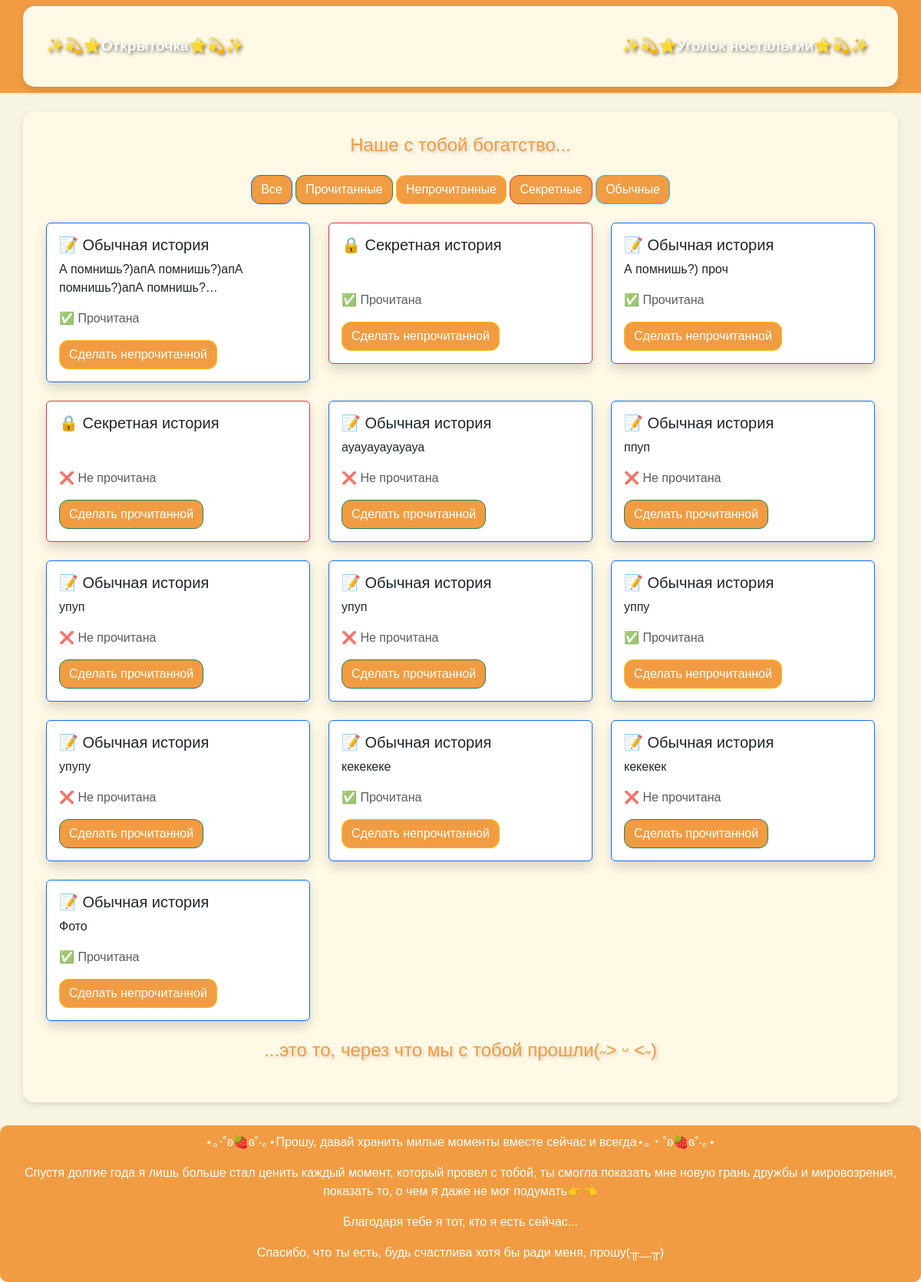
Before: /notes/ with the older database file.
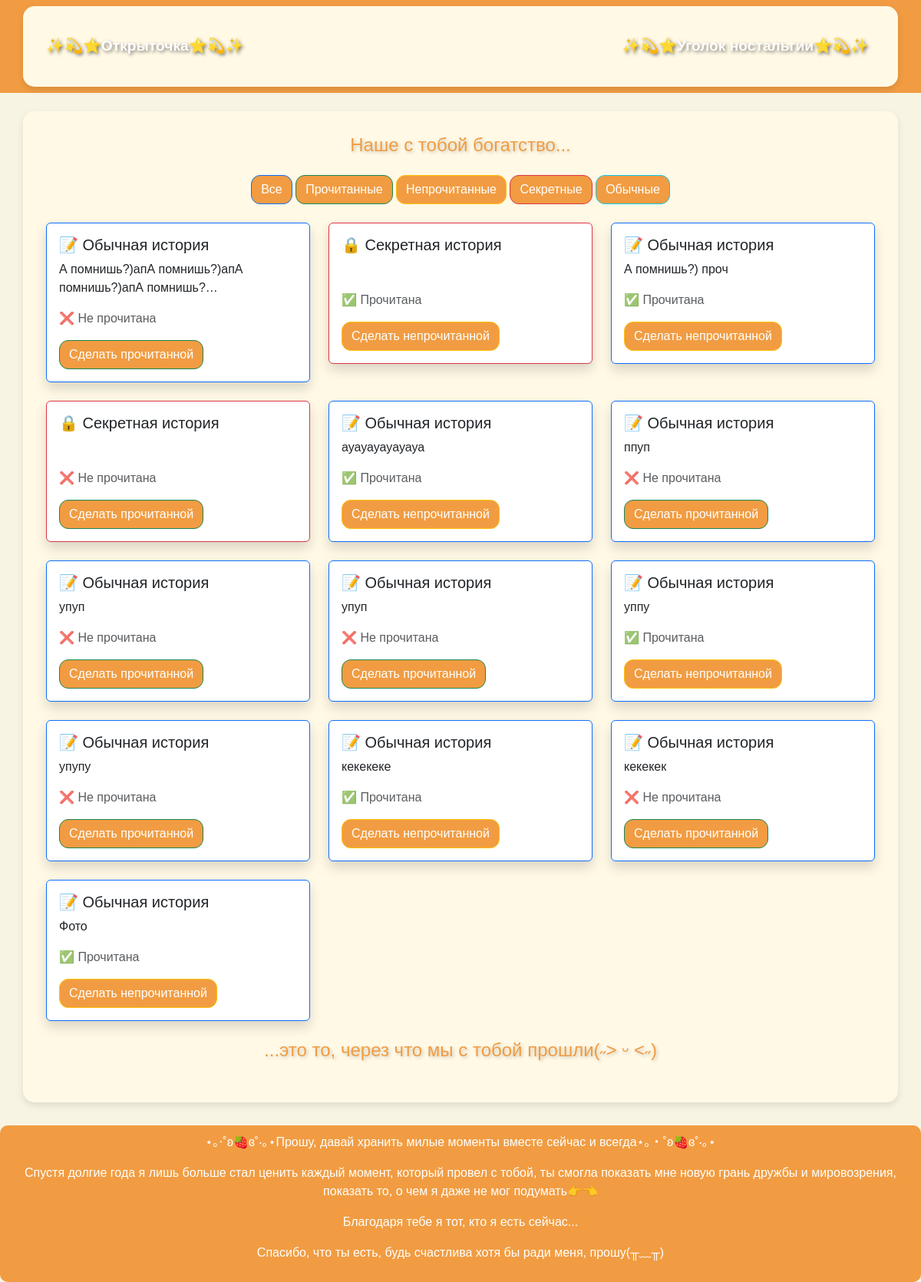
After: the same page with the newer database file.
### api/models.py (models this page shows, shortened)
class Note(models.Model):
    text = models.TextField(verbose_name="Текст заметки")
    is_read = models.BooleanField(default=False, verbose_name="Прочитано")
    is_secret = models.BooleanField(default=False, verbose_name="Секретная")
    photo = models.ImageField(upload_to='notes_photos/', null=True, blank=True, verbose_name="Фото")

### api/views.py (the view)
# urls.py: path("notes/", note_list, name="note_list"),
def note_list(request):
    notes = Note.objects.all()
    return render(request, "note_list.html", {"notes": notes})

### templates/note_list.html (shortened to what this page needs)
{% extends "base.html" %}
{% block content %}
    <h1 class="text-center mb-4 title">Наше с тобой богатство...</h1>
    <div class="text-center mb-4">
        <button class="btn btn-primary filter-btn" data-filter="all">Все</button>
        <button class="btn btn-success filter-btn" data-filter="read">Прочитанные</button>
        <button class="btn btn-warning filter-btn" data-filter="unread">Непрочитанные</button>
        <button class="btn btn-danger filter-btn" data-filter="secret">Секретные</button>
        <button class="btn btn-info filter-btn" data-filter="regular">Обычные</button>
    </div>
    {% if notes %}
        <div class="row">
            {% for note in notes %}
                <div class="col-md-6 col-lg-4 mb-4 note-card"
                     data-read="{% if note.is_read %}read{% else %}unread{% endif %}"
                     data-secret="{% if note.is_secret %}secret{% else %}regular{% endif %}">
                    <a href="{% url 'note_detail' note.id %}" class="card shadow {% if note.is_secret %}border-danger{% else %}border-primary{% endif %} text-decoration-none">
                        <div class="card-body">
                            <h5 class="card-title">
                                {% if note.is_secret %} 🔒 Секретная история {% else %} 📝 Обычная история {% endif %}
                            </h5>
                            <p class="card-text {% if note.is_secret %}secret-note{% endif %}">
                                {{ note.text|truncatechars:50 }}
                            </p>
                            <p class="text-muted">
                                <span id="status-{{ note.id }}">
                                    {% if note.is_read %} ✅ Прочитана {% else %} ❌ Не прочитана {% endif %}
                                </span>
                            </p>
                            <button class="btn {% if note.is_read %}btn-warning{% else %}btn-success{% endif %} toggle-read"
                                    data-id="{{ note.id }}">
                                {% if note.is_read %} Сделать непрочитанной {% else %} Сделать прочитанной {% endif %}
                            </button>
                        </div>
                    </a>
                </div>
            {% endfor %}
        </div>
    {% else %}
        <p class="text-center text-muted">Нет заметок.</p>
    {% endif %}
    <h1 class="text-center mb-4 title">...это то, через что мы с тобой прошли(˶˃ ᵕ ˂˶)</h1>
{% endblock %}

### templates/base.html (shortened to what this page needs)
<!DOCTYPE html>
<html lang="ru">
<head>
    <link href="https://cdn.jsdelivr.net/npm/bootstrap@5.3.0/dist/css/bootstrap.min.css" rel="stylesheet">
</head>
<body>
    <nav class="navbar navbar-expand-lg navbar-dark">
        <div class="container">
            <a class="navbar-brand" href="{% url 'home' %}"> <span style="text-shadow: 2px 2px 4px rgba(0, 0, 0, 0.5);">✨💫⭐️Открыточка⭐️💫✨</span></a>
            <div class="collapse navbar-collapse">
                <ul class="navbar-nav ms-auto">
                    <li class="nav-item">
                        <a class="nav-link" href="{% url 'note_list' %}"> <span style="text-shadow: 2px 2px 4px rgba(0, 0, 0, 0.5);">✨💫⭐️Уголок ностальгии⭐️💫✨</span></a>
                    </li>
                </ul>
            </div>
        </div>
    </nav>
    <div class="container mt-4">
        {% block content %}{% endblock %}
    </div>
    <div class="footer">
        <p>⋆｡‧˚ʚ🍓ɞ˚‧｡⋆Прошу, давай хранить милые моменты вместе сейчас и всегда⋆｡‧˚ʚ🍓ɞ˚‧｡⋆</p>
        <p>Спустя долгие года я лишь больше стал ценить каждый момент, который провел с тобой, ты смогла показать мне новую грань дружбы и мировозрения, показать то, о чем я даже не мог подумать👉👈</p>
        <p>Благодаря тебе я тот, кто я есть сейчас...</p>
        <p>Спасибо, что ты есть, будь счастлива хотя бы ради меня, прошу(╥﹏╥)</p>
    </div>
</body>
</html>

### templates/base.html (style rules this page uses)
body { background-color: #f8f4e3; font-family: 'Comic Sans MS', cursive, sans-serif; opacity: 0; animation: fadeIn 1.5s forwards; }
.navbar { background-color: #f19c42; }
.navbar a { color: white !important; font-weight: bold; font-size: 1.2rem; text-shadow: 2px 2px 4px rgba(0, 0, 0, 0.5); }
.container { background-color: #fff9e6; border-radius: 15px; padding: 30px; box-shadow: 0 4px 10px rgba(0, 0, 0, 0.1); }
h1, h2, h3 { color: #f19c42; font-size: 1.5rem; text-shadow: 2px 2px 4px rgba(0, 0, 0, 0.2); }
.btn { background-color: #f19c42; color: white; border-radius: 12px; }
.footer { text-align: center; margin-top: 30px; padding: 10px; background-color: #f19c42; color: white; border-radius: 10px; }

Changed rows visible on the page:
changed Note "А помнишь?)апА помнишь?)апА помнишь?)апА помнишь?…": is_read "✅ Прочитана Сделать непрочитанной" → "❌ Не прочитана Сделать прочитанной"
changed Note "ауауауауауауа": is_read "❌ Не прочитана Сделать прочитанной" → "✅ Прочитана Сделать непрочитанной"
